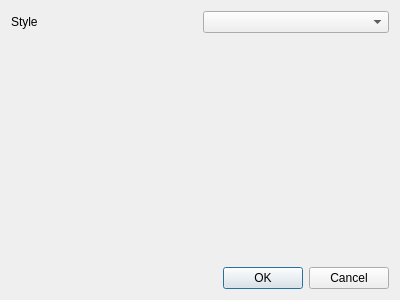
<?xml version="1.0" encoding="UTF-8"?>
<ui version="4.0">
 <class>SettingsWindow</class>
 <widget class="QDialog" name="SettingsWindow">
  <property name="geometry">
   <rect>
    <x>0</x>
    <y>0</y>
    <width>400</width>
    <height>300</height>
   </rect>
  </property>
  <property name="windowTitle">
   <string>Dialog</string>
  </property>
  <layout class="QVBoxLayout" name="verticalLayout">
   <item>
    <layout class="QHBoxLayout" name="horizontalLayout">
     <item>
      <widget class="QLabel" name="label">
       <property name="text">
        <string>Style</string>
       </property>
      </widget>
     </item>
     <item>
      <widget class="QComboBox" name="comboBox_style"/>
     </item>
    </layout>
   </item>
   <item>
    <spacer name="verticalSpacer">
     <property name="orientation">
      <enum>Qt::Orientation::Vertical</enum>
     </property>
     <property name="sizeHint" stdset="0">
      <size>
       <width>20</width>
       <height>40</height>
      </size>
     </property>
    </spacer>
   </item>
   <item>
    <widget class="QDialogButtonBox" name="buttonBox">
     <property name="orientation">
      <enum>Qt::Orientation::Horizontal</enum>
     </property>
     <property name="standardButtons">
      <set>QDialogButtonBox::StandardButton::Cancel|QDialogButtonBox::StandardButton::Ok</set>
     </property>
    </widget>
   </item>
  </layout>
 </widget>
 <resources/>
 <connections>
  <connection>
   <sender>buttonBox</sender>
   <signal>accepted()</signal>
   <receiver>SettingsWindow</receiver>
   <slot>accept()</slot>
   <hints>
    <hint type="sourcelabel">
     <x>248</x>
     <y>254</y>
    </hint>
    <hint type="destinationlabel">
     <x>157</x>
     <y>274</y>
    </hint>
   </hints>
  </connection>
  <connection>
   <sender>buttonBox</sender>
   <signal>rejected()</signal>
   <receiver>SettingsWindow</receiver>
   <slot>reject()</slot>
   <hints>
    <hint type="sourcelabel">
     <x>316</x>
     <y>260</y>
    </hint>
    <hint type="destinationlabel">
     <x>286</x>
     <y>274</y>
    </hint>
   </hints>
  </connection>
 </connections>
</ui>
